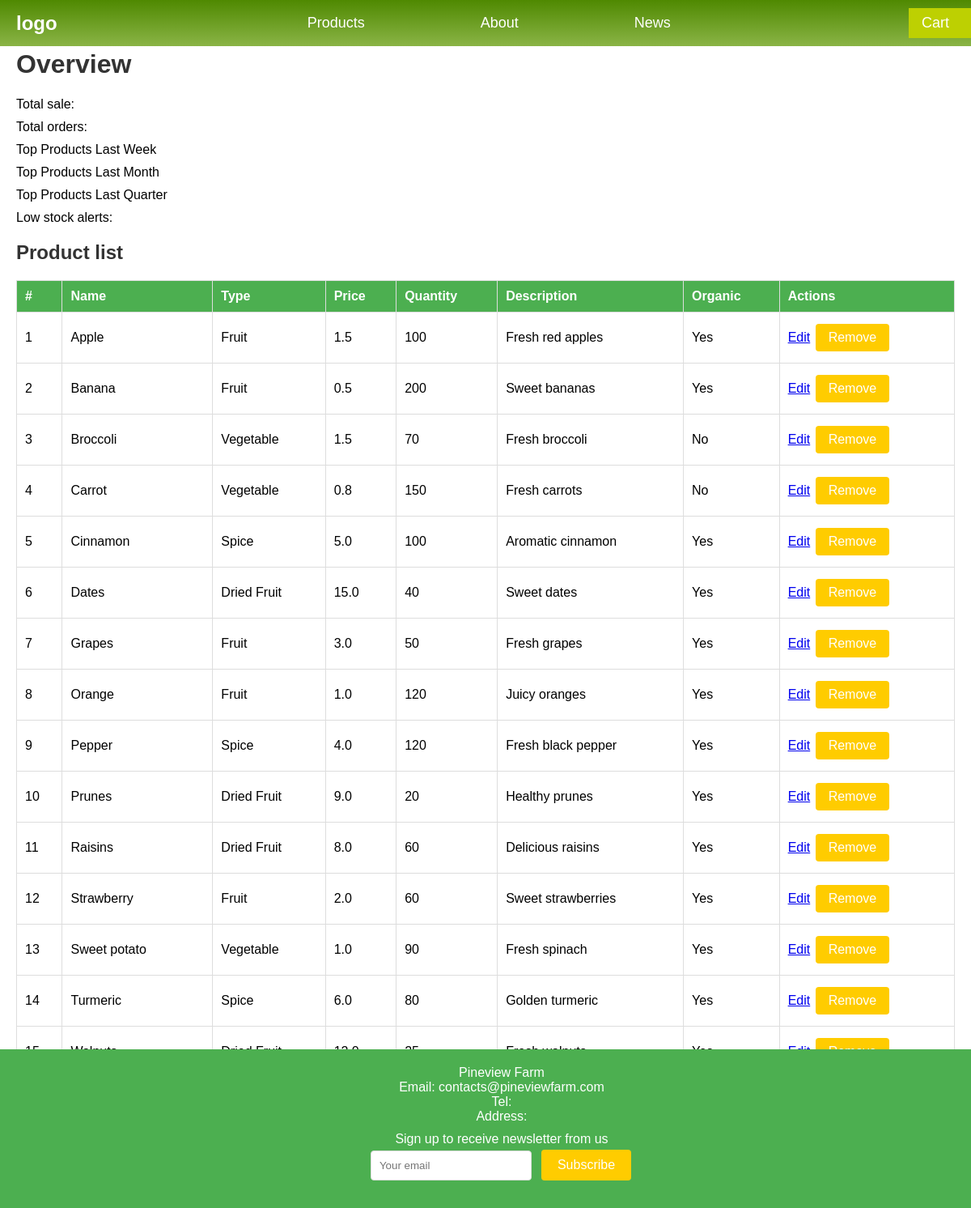
/stock_management (signed in), run on the app's committed database.
### tables this page shows
CREATE TABLE products (
    id INTEGER PRIMARY KEY AUTOINCREMENT,
    name TEXT NOT NULL,
    type TEXT NOT NULL,
    price REAL NOT NULL,
    quantity INTEGER NOT NULL,
    description TEXT,
    date_added TEXT,
    organic TEXT,
    image TEXT  -- Ensure this line is included
);

### app.py (the view)
@app.route('/stock_management')
def stock_management():
    if 'user_id' not in session or session.get('account_type') != 'superuser':
        flash('Unauthorized access!')
        return redirect(url_for('login'))
    conn = get_db_connection()
    products = conn.execute('SELECT * FROM products ORDER BY name').fetchall()
    conn.close()
    return render_template('stock_management.html', products=products)

### app.py (called while the page is built)
def get_db_connection():
    conn = sqlite3.connect('database.db')
    conn.row_factory = sqlite3.Row
    return conn

### templates/stock_management.html (shortened to what this page needs)
<!DOCTYPE html>
<html lang="en">
<head>
    <link rel="stylesheet" href="{{ url_for('static', filename='stock.css') }}">
</head>
<body>
    <header class="header">
        <a href="{{ url_for('index') }}" class="logo">logo</a>
        <nav class="navbar">
            <a href="{{ url_for('index') }}">Products</a>
            <a href="{{ url_for('about') }}">About</a>
            <a href="{{ url_for('news') }}">News</a>
        </nav>
        <div class="group">
            <div class="cart">
                <a href="{{ url_for('cart') }}"> Cart </a>
            </div>
        </div>
    </header>
    <div class="container">
        <div class="stock-management">
            <h1>Overview</h1>
            <ul>
                <li>Total sale:</li>
                <li>Total orders:</li>
                <li>Top Products Last Week</li>
                <li>Top Products Last Month</li>
                <li>Top Products Last Quarter</li>
                <li>Low stock alerts:</li>
            </ul>
            <h2>Product list</h2>
            <table>
                <thead>
                    <tr>
                        <th>#</th>
                        <th>Name</th>
                        <th>Type</th>
                        <th>Price</th>
                        <th>Quantity</th>
                        <th>Description</th>
                        <th>Organic</th>
                        <th>Actions</th>
                    </tr>
                </thead>
                <tbody>
                    {% for product in products %}
                    <tr>
                        <td>{{ loop.index }}</td>
                        <td>{{ product.name }}</td>
                        <td>{{ product.type }}</td>
                        <td>{{ product.price }}</td>
                        <td>{{ product.quantity }}</td>
                        <td>{{ product.description }}</td>
                        <td>{{ product.organic }}</td>
                        <td>
                            <a href="{{ url_for('edit', id=product.id) }}">Edit</a>
                            <form action="{{ url_for('remove', id=product.id) }}" method="post" style="display:inline;">
                                <button type="submit">Remove</button>
                            </form>
                        </td>
                    </tr>
                    {% endfor %}
                </tbody>
            </table>
            <a href="{{ url_for('add') }}">Add Product</a>
        </div>
    </div>
    <footer>
        <div>
            Pineview Farm<br>
            Email: contacts@pineviewfarm.com<br>
            Tel:<br>
            Address:<br>
        </div>
        <div>
            Sign up to receive newsletter from us
            <form action="{{ url_for('newsletter') }}" method="post">
                <input type="email" name="email" placeholder="Your email">
                <button type="submit">Subscribe</button>
            </form>
        </div>
    </footer>
</body>
</html>

### static/stock.css (style rules this page uses)
.header { position: fixed; top: 0; left: 0; width: 100%; padding: 20px 100px; background-image: linear-gradient(#4f8901, #8ab446); display: flex; justify-content: space-between; align-items: center; z-index: 100; }
.logo { color: #f3f4d3; font-size: 2rem; font-weight: bold; }
.navbar { display: flex; gap: 8rem; }
.navbar a { color: #f3f4d3; font-family: sans-serif; font-size: 18px; }
.group { display: flex; gap: 1rem; justify-content: space-between; align-items: center; }
.cart { background-color: #bdd002; padding: 0.5rem 1rem; border: none; outline: none; }
.cart a { color: #f3f4d3; }
body { font-family: Arial, sans-serif; margin: 0; padding: 0; background-color: #f5f5f5; }
.header { display: flex; justify-content: space-between; align-items: center; padding: 10px 20px; background-color: #4CAF50; color: white; }
.header .logo { font-size: 24px; font-weight: bold; text-decoration: none; color: white; }
.header .navbar a { margin-left: 15px; text-decoration: none; color: white; font-size: 18px; }
.header .group { display: flex; align-items: center; }
.header .group .cart a { margin-right: 15px; text-decoration: none; color: white; font-size: 18px; }
.container { max-width: 1200px; margin: 20px auto; padding: 20px; background-color: white; box-shadow: 0 0 10px rgba(0, 0, 0, 0.1); }
.stock-management { margin-bottom: 20px; }
.stock-management h1, .stock-management h2 { color: #333; }
.stock-management ul { list-style-type: none; padding: 0; }
.stock-management ul li { margin-bottom: 10px; }
table { width: 100%; border-collapse: collapse; margin-bottom: 20px; }
table, th, td { border: 1px solid #ddd; }
th, td { padding: 10px; text-align: left; }
th { background-color: #4CAF50; color: white; }
td form { display: inline; }
button { background-color: #ffcc00; border: none; color: white; padding: 8px 16px; text-align: center; text-decoration: none; display: inline-block; font-size: 16px; margin: 4px 2px; cursor: pointer; border-radius: 4px; }
footer { background-color: #4CAF50; color: white; text-align: center; padding: 20px; position: fixed; bottom: 0; width: 100%; }
footer div { margin-bottom: 10px; }
footer form { display: flex; justify-content: center; align-items: center; }
footer input[type="email"] { padding: 10px; margin-right: 10px; border-radius: 4px; border: 1px solid #ddd; }
footer button { background-color: #ffcc00; border: none; color: white; padding: 10px 20px; text-align: center; text-decoration: none; display: inline-block; font-size: 16px; cursor: pointer; border-radius: 4px; }

### data on the page
products: name "Apple", type "Fruit", price "1.5", quantity "100", description "Fresh red apples", organic "Yes"
products: name "Banana", type "Fruit", price "0.5", quantity "200", description "Sweet bananas", organic "Yes"
products: name "Broccoli", type "Vegetable", price "1.5", quantity "70", description "Fresh broccoli", organic "No"
products: name "Carrot", type "Vegetable", price "0.8", quantity "150", description "Fresh carrots", organic "No"
products: name "Cinnamon", type "Spice", price "5.0", quantity "100", description "Aromatic cinnamon", organic "Yes"
products: name "Dates", type "Dried Fruit", price "15.0", quantity "40", description "Sweet dates", organic "Yes"
products: name "Grapes", type "Fruit", price "3.0", quantity "50", description "Fresh grapes", organic "Yes"
products: name "Orange", type "Fruit", price "1.0", quantity "120", description "Juicy oranges", organic "Yes"
products: name "Pepper", type "Spice", price "4.0", quantity "120", description "Fresh black pepper", organic "Yes"
products: name "Prunes", type "Dried Fruit", price "9.0", quantity "20", description "Healthy prunes", organic "Yes"
products: name "Raisins", type "Dried Fruit", price "8.0", quantity "60", description "Delicious raisins", organic "Yes"
products: name "Strawberry", type "Fruit", price "2.0", quantity "60", description "Sweet strawberries", organic "Yes"
products: name "Sweet potato", type "Vegetable", price "1.0", quantity "90", description "Fresh spinach", organic "Yes"
products: name "Turmeric", type "Spice", price "6.0", quantity "80", description "Golden turmeric", organic "Yes"
